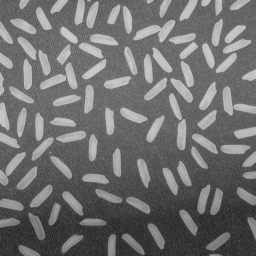
#> input picture rice.png, 256 x 256 px
$ python lab_2.py
#> lines starting #> are read from the running program, lines starting #| are printed output that depends on the picture; after the words box and inside, x2 and y2 are one past the last pixel; in counts of white or black regions, pixels touching at a corner belong together
"""
py -m pip install numpy matplotlib scikit-image
"""
import numpy as np
import matplotlib.pyplot as plt
from skimage import io, morphology, filters, measure

# 1. Read rice image
img = io.imread("rice.png", as_gray=True)
#> img is the input picture: shape (256, 256); min 40, max 204, mean 111.2

# 2. Remove background
bg = morphology.opening(img, morphology.disk(15))
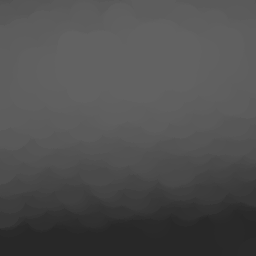
#> bg: shape (256, 256); min 40, max 98, mean 79
corrected = img - bg
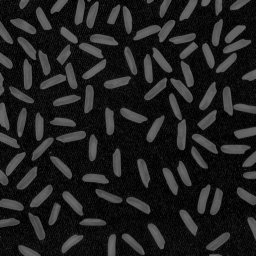
#> corrected: shape (256, 256); min 0, max 113, mean 32.2

# 3. Convert to binary image
th = filters.threshold_otsu(corrected)
#> th = 49
bw = corrected > th
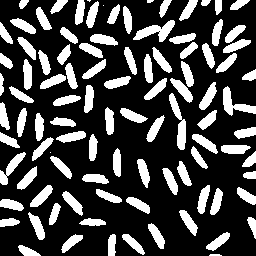
#> bw: shape (256, 256) bool; 27% white; 99 white regions (4 under 20 px)

# 4. Label rice grains and remove small noise
labels = measure.label(bw)
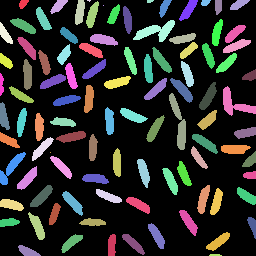
#> labels: shape (256, 256) int32; 100 distinct labels, from 0 to 99; one colour per label, 0 black
props = [p for p in measure.regionprops(labels) if p.area >= 50]
#> props = 93 regions; largest, box (x1, y1, x2, y2) and area: (133, 20, 175, 42) 404, (169, 93, 186, 150) 399, (223, 86, 256, 116) 376, (0, 152, 26, 185) 286, (199, 82, 217, 110) 236

# 5. Count rice grains
print("Total rice grains:", len(props))
#| Total rice grains: 93
print("No.   Area   Major Axis   Perimeter")

for i, p in enumerate(props, 1):
    print(i, int(p.area),
          round(p.axis_major_length, 2),
          round(p.perimeter, 2))
#> this loop made 93 passes
#| 1 61 11.44 28.73
#| 2 130 20.13 48.87
#| 3 186 27.15 60.14
#| 4 119 20.17 47.83
#| 5 187 26.86 62.53
#| 6 91 15.65 37.07
#| 7 118 20.35 47.21
#| 8 197 28.59 64.28
#> (further printed lines are left out)

# 6. Count rice grains in a specific area range
low, high = 150, 300
selected = [p for p in props if low <= p.area <= high]
#> selected = 74 regions; largest, box (x1, y1, x2, y2) and area: (0, 152, 26, 185) 286, (199, 82, 217, 110) 236, (170, 78, 193, 103) 234, (30, 185, 53, 207) 233, (221, 145, 251, 154) 224

print("Rice in area range:", len(selected))
#| Rice in area range: 74

# 7. Display selected rice grains
result = np.isin(labels, [p.label for p in selected])
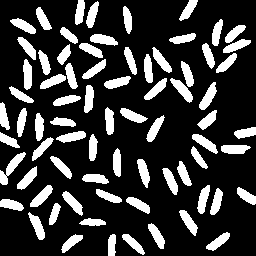
#> result: shape (256, 256) bool; 22.2% white; 74 white regions, largest, box (x1, y1, x2, y2) and area: (0, 152, 26, 185) 286, (199, 82, 217, 110) 236, (170, 78, 193, 103) 234
plt.imshow(result, cmap="gray")
plt.title("Selected Rice Grains")
plt.axis("off")
plt.show()

$ run again, with cat.png copied over rice.png
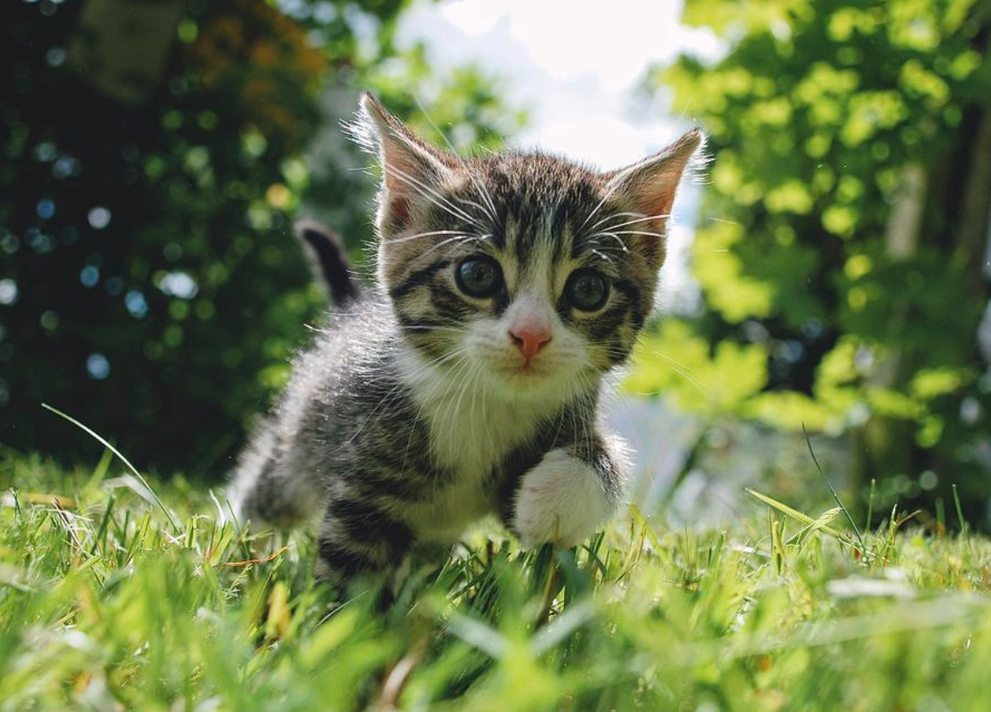
#> input picture cat.png, 991 x 712 px, shrunk from 1156 x 831 before the run
#> th = 0.141
#> bw: shape (712, 991) bool; 20.7% white; 1086 white regions (837 under 20 px)
#> `labels = measure.label(bw)`:
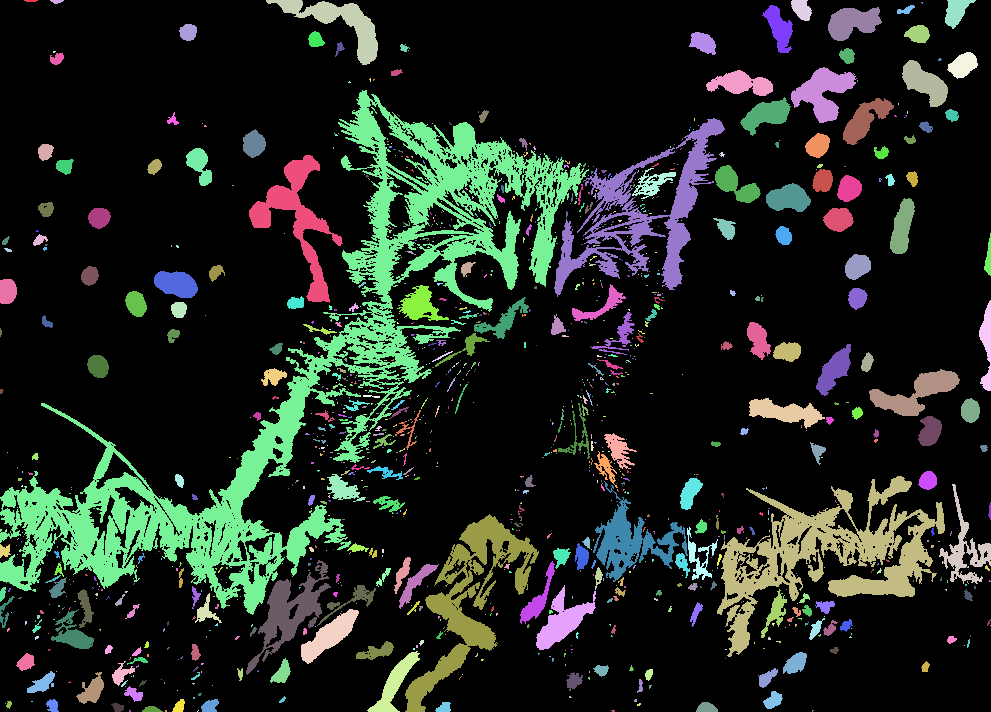
#> labels: shape (712, 991) int32; 1087 distinct labels, from 0 to 1086; one colour per label, 0 black
#> props = 170 regions; largest, box (x1, y1, x2, y2) and area: (0, 90, 589, 615) 48345, (717, 476, 945, 657) 12639, (554, 118, 725, 297) 7554, (405, 514, 539, 712) 6873, (249, 155, 343, 303) 3522
#| Total rice grains: 170
#> the loop `for i, p in enumerate(props, 1):` made 170 passes
#| 1 2131 128.01 364.98
#| 2 312 25.28 71.73
#| 3 487 34.19 102.81
#| 4 748 51.72 150.95
#| 5 88 19.94 45.21
#> (further printed lines are left out)
#> selected = 39 regions; largest, box (x1, y1, x2, y2) and area: (594, 451, 618, 488) 282, (261, 368, 287, 386) 276, (713, 218, 736, 240) 274, (270, 658, 291, 683) 274, (918, 471, 937, 490) 270
#| Rice in area range: 39
#> `result = np.isin(labels, [p.label for p in selected])`:
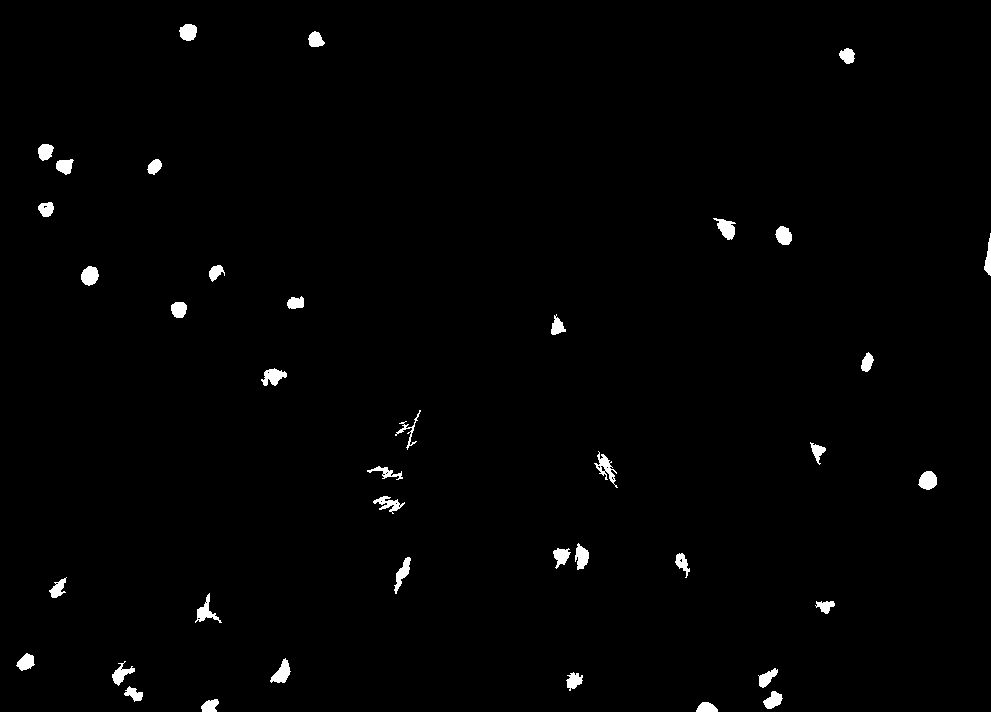
#> result: shape (712, 991) bool; 1.1% white; 39 white regions, largest, box (x1, y1, x2, y2) and area: (594, 451, 618, 488) 282, (261, 368, 287, 386) 276, (713, 218, 736, 240) 274
